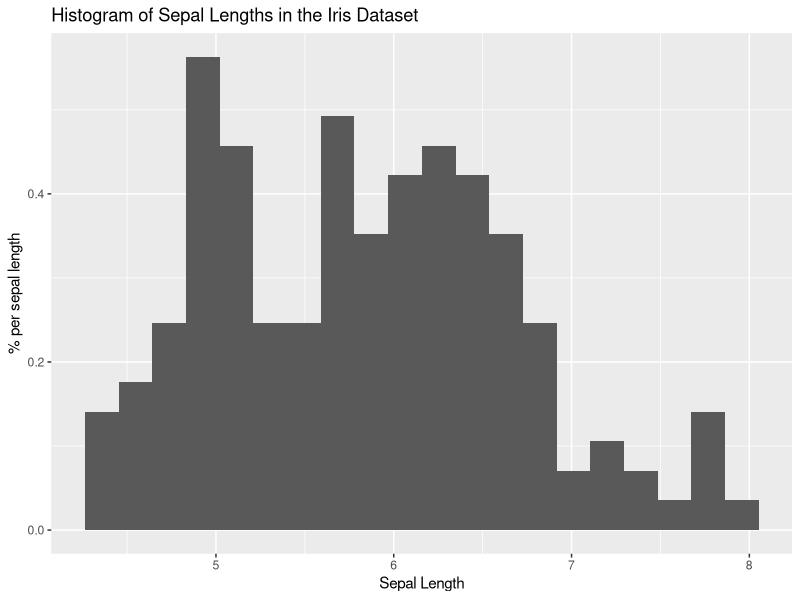

Here is the R script that generated this plot:
## ---- chunk 1
## you can edit this code chunk to change defaults for this file (ex: show all code, only show output, don't show warning etc)
# update defaults with the gear icon on the right
knitr::opts_chunk$set(
	echo = FALSE,
	message = FALSE,
	warning = FALSE
)
## ---- chunk 2
# make sure you add any packages you'll need in this file here (otherwise it won't knit)
library(dplyr)
library(ggplot2)
## ---- chunk 3
# read in the dataset you're using for your project here into a data frame 
# with the same name(s) as the files. For example, if you're doing the NBA
# project, you should have lines like:

# covid=read.csv("~/PathNameForDataFolder/covid.csv") # OR
# worldbank=read.csv("~/PathNameForDataFolder/worldbank.csv")

# Make sure you replace the path names so that will work for you,
# but make sure you name the datasets the same thing as the data files 
# (except without .csv).  Also, when you group submits the .rmd file for
# the project, make sure to comment out the read.csv() lines - we will
# already have the data read in with those names, and obviously the
# path names on our machines will be different anyway.

# Keep in mind that the rmd file should knit for us with the only change being
# to change the path name for the data. So everything should run without any 
# other files or datasets. If you are using any other data you should input it
# using c() or something like that. If you are wanting to use another big dataset
# talk to Hank and if it seems like there's no other way to do it you can send the
# dataset separately.
## ---- chunk 4
# plot here
## example:
ggplot(iris, aes(x = Sepal.Length, y = ..density..)) +
  geom_histogram(bins = 20) +
  ggtitle("Histogram of Sepal Lengths in the Iris Dataset") +
  xlab("Sepal Length") +
  ylab("% per sepal length")
